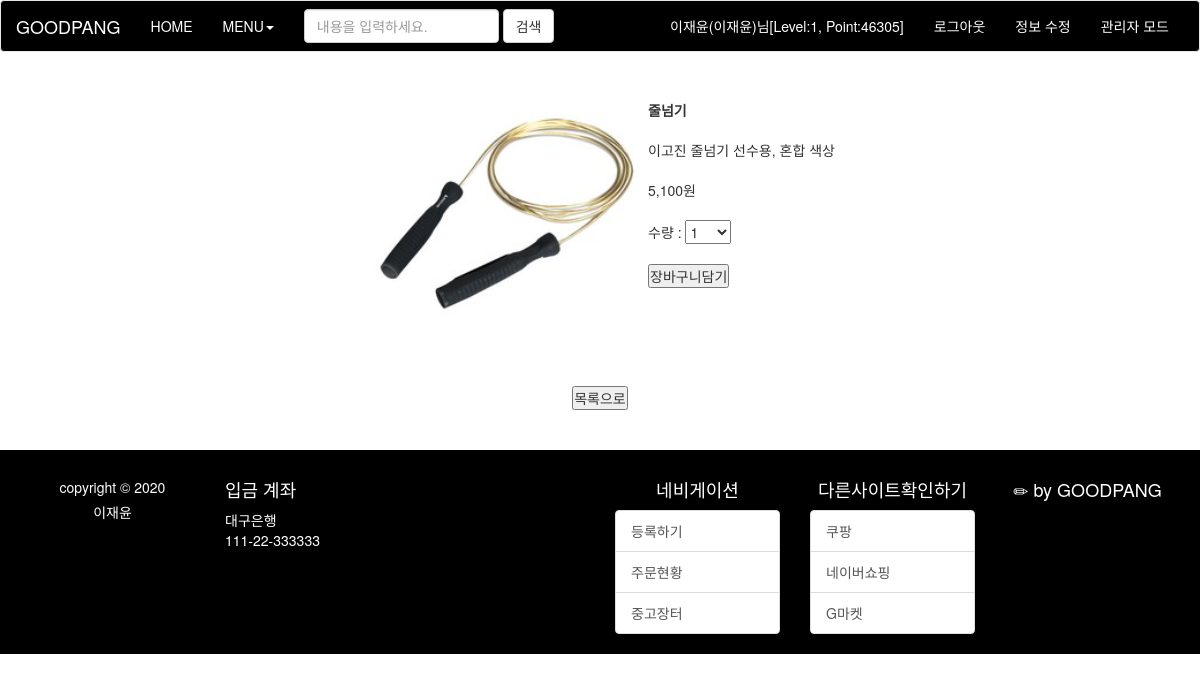
The page /final-project-final/basket_want.php?num=98 (signed in) on the database its author committed.
### tables this page shows
CREATE TABLE `product_my` (
  `num` int(11) NOT NULL,
  `id` char(15) NOT NULL,
  `name` char(10) NOT NULL,
  `product_name` char(200) NOT NULL,
  `price` int(11) NOT NULL,
  `memo` text NOT NULL,
  `regist_day` char(20) NOT NULL,
  `hit` int(11) NOT NULL,
  `file_name` char(40) DEFAULT NULL,
  `file_type` char(40) DEFAULT NULL,
  `file_copied` char(40) DEFAULT NULL
);

### final-project-final/basket_want.php (the view, shortened to what this page needs)
<?php
  $num   = $_GET["num"];
	$con = mysqli_connect("localhost", "user1", "12345", "goodpang");
	$sql = "select * from product_my where num=$num";
	$result = mysqli_query($con, $sql);
	$row = mysqli_fetch_array($result);
  $product_name   = $row["product_name"];
  $memo           = $row["memo"];
  $price          = $row["price"];
  $file_copied     = $row["file_copied"];
  ?>
  <!DOCTYPE html>
  <html>
  <head>
  <link rel="stylesheet" type="text/css" href="./css/common.css">
  <link rel="stylesheet" href="./css/bootstrap.min.css">
  <link rel="stylesheet" href="./css/bar.css">
  </head>
  <body>
  <header>
      <?php include "header.php";?>
  </header>
  <center>
    <form name="wantbasket" method="post" action="basket_insert.php">
      <table border="0" cellspacing="50" cellpadding="10">
        <tr>
          <td><img src="./data/<?=$file_copied?>"></td>
          <td><b><?=$product_name?></b><br><br>
                  <?=$memo?><br><br>
                  <?=number_format($price)?>원<br><br>
                  수량 :
                  <select name="count">
                    <option value="1">1</option>
                    </select><br><br>
                    <input type="submit" value="장바구니담기"><br><br>
                  </tr>
                  <tr>
                    <td colspan="2" style="padding-top:50px" align="center">
                      <input type="button" onClick="location.href='index.php'" value="목록으로"></td>
                  </tr>
                </table><br><br>
              </form>
            </center>
  <footer style="background-color: #000000; color: #ffffff">
      <?php include "footer_search.php"?>
  </footer>
  </body>
  </html>

### final-project-final/css/common.css (style rules this page uses)
* { padding: 0; margin: 0; }
body { font-family: "돋움"; font-size: 14px; }
img { border: 0; }

### final-project-final/css/bar.css (style rules this page uses)
* { font-family: :'Nanum Gothic'; }

### rows shown on the page
product_my: file_copied (picture), product_name "줄넘기", memo "이고진 줄넘기 선수용, 혼합 색상", price "5,100"

### other values the page prints
$logged "이재윤(이재윤)님[Level:1, Point:46305]"
